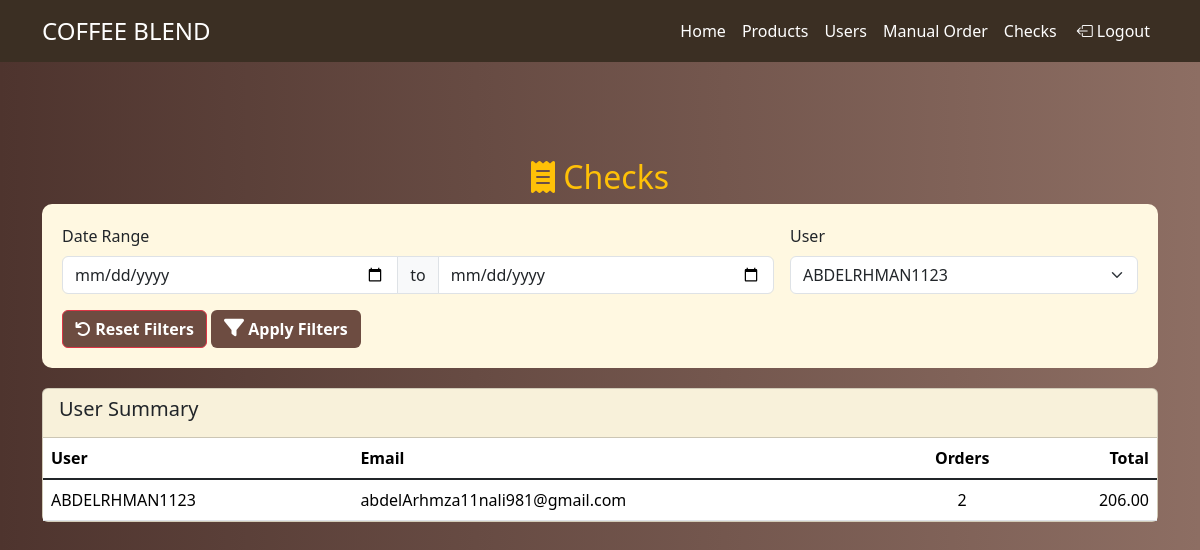
/check.php?user_id=6, run on the app's committed database.
### tables this page shows
CREATE TABLE `users` (
  `id` int NOT NULL AUTO_INCREMENT,
  `username` varchar(50) NOT NULL,
  `email` varchar(100) NOT NULL,
  `password` varchar(255) NOT NULL,
  `profile_picture` varchar(255) DEFAULT NULL,
  `role` enum('user','admin') DEFAULT 'user',
  `created_at` timestamp NOT NULL DEFAULT CURRENT_TIMESTAMP,
  `roomno` varchar(255) NOT NULL,
  PRIMARY KEY (`id`),
  UNIQUE KEY `username` (`username`),
  UNIQUE KEY `email` (`email`)
);

### check.php (the view, shortened to what this page needs)
<?php
function getConnection()
{
    $DBName = "php project";
    $host = "localhost";
    $DBtype = "mysql";
    $userName = "root";
    $userPassword = "Root@123";
    try {
        $connection = new PDO("$DBtype:host=$host;dbname=$DBName", $userName, $userPassword);
        $connection->setAttribute(PDO::ATTR_ERRMODE, PDO::ERRMODE_EXCEPTION);
        return $connection;
    } catch (PDOException $e) {
        echo "Connection failed: " . $e->getMessage();
    }
}
function getAllUsers()
{
    $connection = getConnection();
    $sql = "SELECT id, username FROM users";
    $stmt = $connection->prepare($sql);
    $stmt->execute();
    return $stmt->fetchAll(PDO::FETCH_ASSOC);
}
function getFilteredChecks($filters = [])
{
    $connection = getConnection();
    $sql = "SELECT u.id as user_id, u.username, u.email,
                   COUNT(o.order_id) as order_count,
                   SUM(o.total_price) as total_amount
            FROM users u
            LEFT JOIN orders o ON u.id = o.user_id";
    $where_conditions = [];
    $params = [];
    if (!empty($filters['user_id'])) {
        $where_conditions[] = "u.id = :user_id";
        $params[':user_id'] = $filters['user_id'];
    }
    if (!empty($where_conditions)) {
        $sql .= " WHERE " . implode(" AND ", $where_conditions);
    }
    $sql .= " GROUP BY u.id, u.username, u.email ORDER BY total_amount DESC";
    $stmt = $connection->prepare($sql);
    foreach ($params as $key => $value) {
        $stmt->bindValue($key, $value);
    }
    $stmt->execute();
    return $stmt->fetchAll(PDO::FETCH_ASSOC);
}
$filters = [
    'date_from' => isset($_GET['date_from']) ? $_GET['date_from'] : '',
    'date_to' => isset($_GET['date_to']) ? $_GET['date_to'] : '',
    'user_id' => isset($_GET['user_id']) ? $_GET['user_id'] : ''
];
$selectedUserId = isset($_GET['view_user']) ? $_GET['view_user'] : null;
$users = getAllUsers();
$filteredChecks = getFilteredChecks($filters);
?>
<!DOCTYPE html>
<html>
<head>
    <link href="https://cdn.jsdelivr.net/npm/bootstrap@5.1.3/dist/css/bootstrap.min.css" rel="stylesheet">
    <link rel="stylesheet" href="https://cdnjs.cloudflare.com/ajax/libs/font-awesome/6.0.0/css/all.min.css">
    <link href="https://cdnjs.cloudflare.com/ajax/libs/bootstrap/5.3.2/css/bootstrap.min.css" rel="stylesheet"
 />
    <link rel="stylesheet" href="https://cdn.jsdelivr.net/npm/bootstrap-icons@1.11.3/font/bootstrap-icons.min.css">
    <link rel="stylesheet" href="https://cdnjs.cloudflare.com/ajax/libs/font-awesome/6.7.2/css/all.min.css" />
</head>
<body>
<nav class="navbar navbar-expand-lg" >
        <div class="container">
            <a class="navbar-brand text-uppercase fs-4" href="#">Coffee <span class="fs-4 display-5">Blend</span></a>
            <div class="collapse navbar-collapse" id="navbarNavAltMarkup">
                <div class="navbar-nav ms-5 d-flex justify-content-end w-100">
                    <a class="nav-link active" aria-current="page" href="./admin.php">Home</a>
                    <a class="nav-link" href="./VIewProducts.php">Products</a>
                    <a class="nav-link" href="./list.php">Users</a>
                    <a class="nav-link" href="./orders.php">Manual Order</a>
                    <a class="nav-link" href="./check.php">Checks</a>
                    <li class="nav-item "><a class=" nav-link  d-flex align-items-center" id="logoutBtn" href="logout.php"><i class="bi bi-box-arrow-left text-end  fw-bolder mx-1"></i>Logout</a></li>
                        </div>
            </div>
        </div>
    </nav>
    <div class="container pt-5 pb-5 mt-5">
        <h2 class="text-warning text-center "><i class="fas fa-receipt"></i> Checks</h2>
        <div class="filter-card">
            <form method="GET" action="" id="filter-form">
                <div class="row g-3">
                    <div class="col-md-8">
                        <label class="form-label">Date Range</label>
                        <div class="input-group">
                            <input type="date" name="date_from" class="form-control"
                                value="<?php echo $filters['date_from']; ?>" placeholder="From">
                            <span class="input-group-text">to</span>
                            <input type="date" name="date_to" class="form-control"
                                value="<?php echo $filters['date_to']; ?>" placeholder="To">
                        </div>
                    </div>
                    <div class="col-md-4">
                        <label class="form-label">User</label>
                        <select name="user_id" class="form-select">
                            <?php foreach ($users as $user): ?>
                            <option value="<?php echo $user['id']; ?> "
                                <?php echo ($filters['user_id'] == $user['id']) ? 'selected' : ''; ?>>
                                <?php echo $user['username']; ?>
                            </option>
                            <?php endforeach; ?>
                        </select>
                    </div>
                </div>
                <div class="filter-buttons pt-3">
                    <button type="button" class="btn btn-danger fw-bold" style='background-color: #6D4C41'
                        onclick="resetFilters()">
                        <i class='fas fa-undo ' style='color: white '></i> Reset Filters
                    </button>
                    <button type="submit" class="btn text-white fw-bold" style='background-color: #6D4C41'>
                        <i class='fas fa-filter' style='color: white; font-size: 20px;'></i> Apply Filters
                    </button>
                </div>
            </form>
        </div>
        <div class="card summary">
            <div class="card-header">
                <h5>User Summary</h5>
            </div>
            <div class="card-body p-0">
                <div class="table-responsive">
                    <table class="table table-hover mb-0">
                        <thead>
                            <tr>
                                <th>User</th>
                                <th>Email</th>
                                <th class="text-center">Orders</th>
                                <th class="text-end">Total</th>
                            </tr>
                        </thead>
                        <tbody>
                            <?php if (empty($filteredChecks)): ?>
                            <tr>
                                <td colspan="4" class="text-center py-3">No data found for the selected filters</td>
                            </tr>
                            <?php else: ?>
                            <?php foreach ($filteredChecks as $check): ?>
                            <tr class="check-row <?php echo ($selectedUserId == $check['user_id']) ? 'active' : ''; ?>"
                                onclick="viewUserOrders(<?php echo $check['user_id']; ?>)">
                                <td><?php echo $check['username']; ?></td>
                                <td><?php echo $check['email']; ?></td>
                                <td class="text-center"><?php echo $check['order_count']; ?></td>
                                <td class="text-end"><?php echo $check['total_amount']; ?></td>
                            </tr>
                            <?php endforeach; ?>
                            <?php endif; ?>
                        </tbody>
                    </table>
                </div>
            </div>
        </div>
    </div>
</body>
</html>

### check.php (style rules this page uses)
body { background: linear-gradient(to right, #4E342E, #8D6E63); }
.filter-card { background-color: #FFF8E1; border-radius: 10px; padding: 20px; margin-bottom: 20px; z-index: 999; }
.table, .modal-content, .summary { background-color: #FFF8E1; }
nav { background-color: #3b2f23 !important; z-index: 9999; }
nav a { color: white !important; }

### data on the page
users: username "ABDELRHMAN1123", email "abdelArhmza11nali981@gmail.com", order_count "2", total_amount "206.00"

### other printed values
form field user_id "ABDELRHMAN1123"
